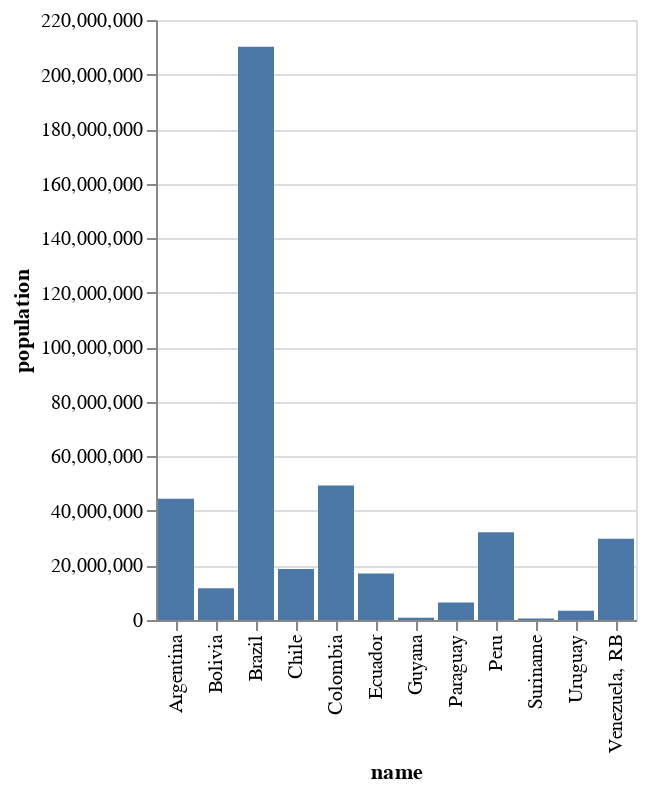

Notebook code cell kept with this figure:
### Markdown cell above
## Visualisation

1. Make a chart
2. Feed the chart the dataset
3. State what kind of chart it is
4. Explain how the different columns will be mapped onto the chart

### Code cell
alt.Chart(y2018).mark_bar().encode(
    x = 'name',
    y = 'population'
)

### Figure 1 — Vega-Lite specification as saved in the notebook (floating-point values rounded to 4 significant figures)
{"config": {"view": {"continuousWidth": 300, "continuousHeight": 300}}, "data": {"name": "data-f4535bc509743e36acbf5e874e026744"}, "mark": {"type": "bar"}, "encoding": {"x": {"field": "name", "type": "nominal"}, "y": {"field": "population", "type": "quantitative"}}, "$schema": "https://vega.github.io/schema/vega-lite/v5.20.1.json", "datasets": {"data-f4535bc509743e36acbf5e874e026744": [{"year": 2018, "name": "Argentina", "life_expectancy_female": 80.33, "life_expectancy_male": 73.63, "birth_rate": 15.19, "population": 44494502}, {"year": 2018, "name": "Brazil", "life_expectancy_female": 78.27, "life_expectancy_male": 71.96, "birth_rate": 14.13, "population": 210166592}, {"year": 2018, "name": "Bolivia", "life_expectancy_female": 70.38, "life_expectancy_male": 65.28, "birth_rate": 22.63, "population": 11606905}, {"year": 2018, "name": "Chile", "life_expectancy_female": 82.53, "life_expectancy_male": 77.68, "birth_rate": 11.94, "population": 18701450}, {"year": 2018, "name": "Colombia", "life_expectancy_female": 79.66, "life_expectancy_male": 73.84, "birth_rate": 14.84, "population": 49276961}, {"year": 2018, "name": "Ecuador", "life_expectancy_female": 79.6, "life_expectancy_male": 74.62, "birth_rate": 17.66, "population": 17015672}, {"year": 2018, "name": "Guyana", "life_expectancy_female": 72.44, "life_expectancy_male": 65.5, "birth_rate": 20.77, "population": 785514}, {"year": 2018, "name": "Paraguay", "life_expectancy_female": 76.34, "life_expectancy_male": 70.95, "birth_rate": 21.66, "population": 6443328}, {"year": 2018, "name": "Peru", "life_expectancy_female": 78.29, "life_expectancy_male": 73.8, "birth_rate": 18.09, "population": 32203944}, {"year": 2018, "name": "Suriname", "life_expectancy_female": 75.94, "life_expectancy_male": 69.28, "birth_rate": 18.58, "population": 593715}, {"year": 2018, "name": "Venezuela, RB", "life_expectancy_female": 76.43, "life_expectancy_male": 67.83, "birth_rate": 17.83, "population": 29825653}, {"year": 2018, "name": "Uruguay", "life_expectancy_female": 81.28, "life_expectancy_male": 73.75, "birth_rate": 11.6, "population": 3427042}]}}
